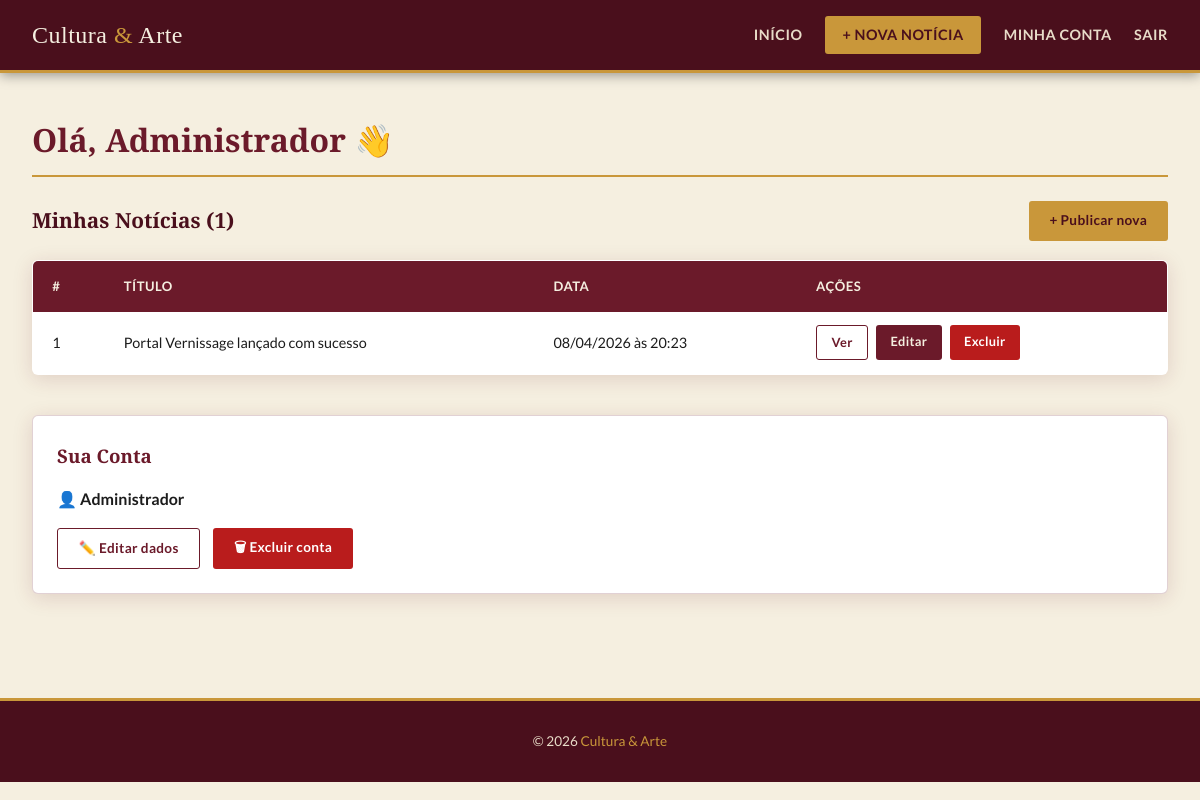
/portal_cultura/dashboard.php (signed in), run on the app's committed database.
### tables this page shows
CREATE TABLE noticias (
  id INT AUTO_INCREMENT PRIMARY KEY,
  titulo VARCHAR(255) NOT NULL,
  noticia TEXT NOT NULL,
  data DATETIME DEFAULT CURRENT_TIMESTAMP,
  autor INT NOT NULL,
  imagem VARCHAR(255),
  FOREIGN KEY (autor) REFERENCES usuarios(id)
    ON DELETE CASCADE ON UPDATE CASCADE
);

### portal_cultura/funcoes.php (called while the page is built, shortened)
<?php
function limpar(string $str): string {
    return htmlspecialchars(trim($str), ENT_QUOTES, 'UTF-8');
}
function usuarioLogado(): array {
    return [
        'id'   => $_SESSION['usuario_id']   ?? null,
        'nome' => $_SESSION['usuario_nome'] ?? '',
    ];
}
function formatarData(string $data): string {
    $dt = new DateTime($data);
    return $dt->format('d/m/Y \à\s H:i');
}

### portal_cultura/dashboard.php (the view, shortened to what this page needs)
<?php
require_once 'conexao.php';
$user = usuarioLogado();
$stmt = $pdo->prepare("
    SELECT id, titulo, data FROM noticias
    WHERE autor = ?
    ORDER BY data DESC
");
$stmt->execute([$user['id']]);
$minhas = $stmt->fetchAll();
?>
<!DOCTYPE html>
<html lang="pt-BR">
<head>
    <link rel="stylesheet" href="css/style.css">
</head>
<body>
<header>
    <div class="header-inner">
        <a href="index.php" class="logo">Cultura <span>&amp;</span> Arte</a>
        <nav>
            <a href="index.php">Início</a>
            <a href="nova_noticia.php" class="btn-nav">+ Nova Notícia</a>
            <a href="editar_usuario.php">Minha Conta</a>
            <a href="logout.php">Sair</a>
        </nav>
    </div>
</header>
<main class="container">
    <h1 class="page-title">Olá, <?= limpar($user['nome']) ?> 👋</h1>
    <div style="display:flex;justify-content:space-between;align-items:center;margin-bottom:1.2rem;flex-wrap:wrap;gap:.8rem;">
        <h2 style="font-family:'Playfair Display',serif;font-size:1.3rem;color:var(--vinho-escuro)">
            Minhas Notícias (<?= count($minhas) ?>)
        </h2>
        <a href="nova_noticia.php" class="btn btn-dourado">+ Publicar nova</a>
    </div>
    <?php if (empty($minhas)): ?>
        <div class="empty">
            <h3>Você ainda não publicou nenhuma notícia.</h3>
            <a href="nova_noticia.php" class="btn btn-primary" style="margin-top:1rem">Publicar agora</a>
        </div>
    <?php else: ?>
        <table>
            <thead>
                <tr>
                    <th>#</th>
                    <th>Título</th>
                    <th>Data</th>
                    <th>Ações</th>
                </tr>
            </thead>
            <tbody>
                <?php foreach ($minhas as $i => $n): ?>
                <tr>
                    <td><?= $i + 1 ?></td>
                    <td><?= limpar($n['titulo']) ?></td>
                    <td><?= formatarData($n['data']) ?></td>
                    <td>
                        <div class="acoes">
                            <a href="noticia.php?id=<?= $n['id'] ?>" class="btn btn-secondary" style="padding:.35rem .9rem;font-size:.8rem">Ver</a>
                            <a href="editar_noticia.php?id=<?= $n['id'] ?>" class="btn btn-primary" style="padding:.35rem .9rem;font-size:.8rem">Editar</a>
                            <a href="excluir_noticia.php?id=<?= $n['id'] ?>"
                               class="btn btn-danger"
                               style="padding:.35rem .9rem;font-size:.8rem"
                               onclick="return confirm('Excluir esta notícia?')">Excluir</a>
                        </div>
                    </td>
                </tr>
                <?php endforeach; ?>
            </tbody>
        </table>
    <?php endif; ?>
    <div style="margin-top:2.5rem;padding:1.5rem;background:var(--branco);border:var(--borda);border-radius:6px;box-shadow:var(--sombra);">
        <h3 style="font-family:'Playfair Display',serif;color:var(--vinho);margin-bottom:.8rem">Sua Conta</h3>
        <p>👤 <strong><?= limpar($user['nome']) ?></strong></p>
        <div style="margin-top:1rem;display:flex;gap:.8rem;flex-wrap:wrap;">
            <a href="editar_usuario.php" class="btn btn-secondary">✏️ Editar dados</a>
            <a href="excluir_usuario.php"
               class="btn btn-danger"
               onclick="return confirm('Deseja excluir sua conta permanentemente?')">🗑 Excluir conta</a>
        </div>
    </div>
</main>
<footer>
    <p>&copy; <?= date('Y') ?> <span>Cultura &amp; Arte</span></p>
</footer>
</body>
</html>

### portal_cultura/css/style.css (style rules this page uses)
:root { --vinho: #6B1A2A; --vinho-escuro: #4A0F1C; --dourado: #C9973A; --creme: #F5EFE0; --creme-escuro: #E8DCC8; --carvao: #1C1C1C; --cinza: #7A7A7A; --branco: #FFFFFF; --sombra: 0 4px 20px rgba(107,26,42,.15); --borda: 1px solid rgba(107,26,42,.2); }
*, *::before, *::after { box-sizing: border-box; margin: 0; padding: 0; }
body { font-family: 'Lato', sans-serif; background: var(--creme); color: var(--carvao); line-height: 1.7; min-height: 100vh; }
a { color: inherit; text-decoration: none; }
header { background: var(--vinho-escuro); border-bottom: 3px solid var(--dourado); padding: 0 2rem; position: sticky; top: 0; z-index: 100; box-shadow: 0 2px 12px rgba(0,0,0,.4); }
.header-inner { max-width: 1200px; margin: 0 auto; display: flex; align-items: center; justify-content: space-between; gap: 1rem; height: 70px; }
.logo { font-family: 'Playfair Display', serif; font-size: 1.5rem; color: var(--creme); letter-spacing: .5px; }
.logo span { color: var(--dourado); }
nav { display: flex; align-items: center; gap: 1.4rem; flex-wrap: wrap; }
nav a { color: var(--creme-escuro); font-size: .9rem; font-weight: 700; letter-spacing: .5px; text-transform: uppercase; transition: color .2s; }
.btn-nav { background: var(--dourado); color: var(--vinho-escuro) !important; padding: .4rem 1.1rem; border-radius: 3px; font-weight: 700 !important; transition: background .2s, transform .15s !important; }
.container { max-width: 1200px; margin: 0 auto; padding: 2.5rem 2rem; }
.btn { display: inline-block; padding: .5rem 1.3rem; border-radius: 3px; font-size: .85rem; font-weight: 700; cursor: pointer; border: none; transition: background .2s, transform .15s; font-family: 'Lato', sans-serif; letter-spacing: .3px; }
.btn-primary { background: var(--vinho); color: var(--creme); }
.btn-secondary { background: transparent; color: var(--vinho); border: 1.5px solid var(--vinho); }
.btn-danger { background: #b91c1c; color: #fff; }
.btn-dourado { background: var(--dourado); color: var(--vinho-escuro); }
.page-title { font-family: 'Playfair Display', serif; font-size: 2rem; color: var(--vinho); margin-bottom: 1.5rem; border-bottom: 2px solid var(--dourado); padding-bottom: .5rem; }
table { width: 100%; border-collapse: collapse; background: var(--branco); border: var(--borda); border-radius: 6px; overflow: hidden; box-shadow: var(--sombra); }
thead { background: var(--vinho); color: var(--creme); }
thead th { padding: .9rem 1.2rem; text-align: left; font-size: .82rem; letter-spacing: .5px; text-transform: uppercase; }
tbody tr { border-bottom: 1px solid var(--creme-escuro); transition: background .15s; }
tbody td { padding: .85rem 1.2rem; font-size: .9rem; }
.acoes { display: flex; gap: .5rem; }
footer { background: var(--vinho-escuro); color: var(--creme-escuro); text-align: center; padding: 1.8rem 1rem; margin-top: 4rem; font-size: .85rem; border-top: 3px solid var(--dourado); }
footer span { color: var(--dourado); }

### data on the page
noticias: titulo "Portal Vernissage lançado com sucesso", data "08/04/2026 às 20:23"

### other printed values
limpar($user['nome']) "Administrador"
count($minhas) "1"
